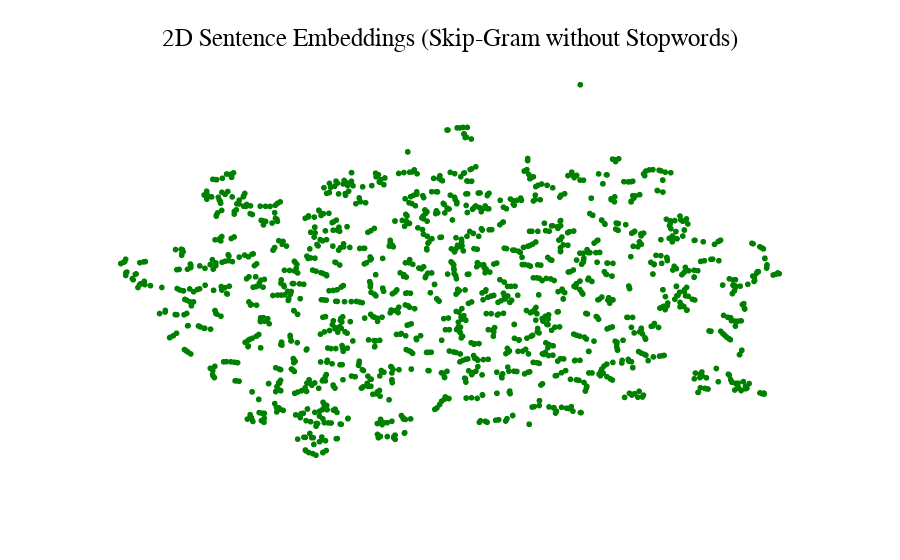

Notebook code cell kept with this figure:
### Code cell
# Créer un graphique dynamique avec Plotly
fig = px.scatter(df[['content','embedding_prop_x','embedding_prop_y']], x='embedding_prop_x', y='embedding_prop_y', hover_name='content', color_discrete_sequence=['green'])
fig.update_traces(textposition='top center', showlegend=False)
fig.update_xaxes(visible=False)
fig.update_yaxes(visible=False)
fig.update_layout(
    title=dict(
        text='2D Sentence Embeddings (Skip-Gram without Stopwords)',
        font=dict(size=25, color="black", family="Arial"),
            xanchor="center",
            yanchor="top",
            x=0.5,
            y=0.95
    ),
    template='simple_white',
    hoverlabel=dict(font_size=16),
    )
fig.show()

### Figure 1 — Plotly figure (JSON) as saved in the notebook; plotly's stock layout.template omitted (floating-point values rounded to 4 significant figures; data arrays with more than 128 entries replaced by an {"elided": "..."} marker saying what was removed)
{"data": [{"hovertemplate": "<b>%{hovertext}</b><br><br>embedding_prop_x=%{x}<br>embedding_prop_y=%{y}<extra></extra>", "hovertext": {"elided": "1493 str values"}, "legendgroup": "", "marker": {"color": "green", "symbol": "circle"}, "mode": "markers", "name": "", "showlegend": false, "textposition": "top center", "type": "scattergl", "x": {"elided": "1493 float values"}, "xaxis": "x", "y": {"elided": "1493 float values"}, "yaxis": "y"}], "layout": {"hoverlabel": {"font": {"size": 16}}, "legend": {"tracegroupgap": 0}, "margin": {"t": 60}, "title": {"font": {"color": "black", "family": "Arial", "size": 25}, "text": "2D Sentence Embeddings (Skip-Gram without Stopwords)", "x": 0.5, "xanchor": "center", "y": 0.95, "yanchor": "top"}, "xaxis": {"anchor": "y", "domain": [0, 1], "title": {"text": "embedding_prop_x"}, "visible": false}, "yaxis": {"anchor": "x", "domain": [0, 1], "title": {"text": "embedding_prop_y"}, "visible": false}}}
